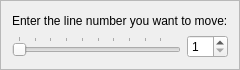
<?xml version="1.0" encoding="UTF-8"?>
<ui version="4.0">
 <class>DocumentPositionPopup</class>
 <widget class="QFrame" name="DocumentPositionPopup">
  <property name="geometry">
   <rect>
    <x>0</x>
    <y>0</y>
    <width>240</width>
    <height>70</height>
   </rect>
  </property>
  <property name="frameShape">
   <enum>QFrame::StyledPanel</enum>
  </property>
  <property name="frameShadow">
   <enum>QFrame::Sunken</enum>
  </property>
  <layout class="QGridLayout" name="gridLayout">
   <item row="0" column="0" colspan="2">
    <widget class="QLabel" name="lLine">
     <property name="text">
      <string>Enter the line number you want to move:</string>
     </property>
     <property name="wordWrap">
      <bool>true</bool>
     </property>
    </widget>
   </item>
   <item row="1" column="0">
    <widget class="QSlider" name="sLine">
     <property name="minimum">
      <number>1</number>
     </property>
     <property name="orientation">
      <enum>Qt::Horizontal</enum>
     </property>
     <property name="tickPosition">
      <enum>QSlider::TicksAbove</enum>
     </property>
     <property name="tickInterval">
      <number>10</number>
     </property>
    </widget>
   </item>
   <item row="1" column="1">
    <widget class="QSpinBox" name="sbLine">
     <property name="minimum">
      <number>1</number>
     </property>
    </widget>
   </item>
  </layout>
 </widget>
 <resources/>
 <connections>
  <connection>
   <sender>sLine</sender>
   <signal>valueChanged(int)</signal>
   <receiver>sbLine</receiver>
   <slot>setValue(int)</slot>
   <hints>
    <hint type="sourcelabel">
     <x>115</x>
     <y>34</y>
    </hint>
    <hint type="destinationlabel">
     <x>182</x>
     <y>35</y>
    </hint>
   </hints>
  </connection>
  <connection>
   <sender>sbLine</sender>
   <signal>valueChanged(int)</signal>
   <receiver>sLine</receiver>
   <slot>setValue(int)</slot>
   <hints>
    <hint type="sourcelabel">
     <x>186</x>
     <y>45</y>
    </hint>
    <hint type="destinationlabel">
     <x>129</x>
     <y>43</y>
    </hint>
   </hints>
  </connection>
 </connections>
</ui>
